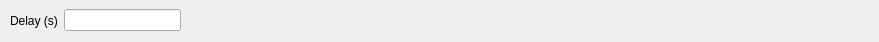
<?xml version="1.0" encoding="UTF-8"?>
<ui version="4.0">
 <class>Form</class>
 <widget class="QWidget" name="Form">
  <property name="geometry">
   <rect>
    <x>0</x>
    <y>0</y>
    <width>879</width>
    <height>42</height>
   </rect>
  </property>
  <property name="windowTitle">
   <string>Form</string>
  </property>
  <widget class="QWidget" name="horizontalLayoutWidget">
   <property name="geometry">
    <rect>
     <x>10</x>
     <y>0</y>
     <width>171</width>
     <height>41</height>
    </rect>
   </property>
   <layout class="QHBoxLayout" name="horizontalLayout">
    <item>
     <widget class="QLabel" name="label">
      <property name="text">
       <string>Delay (s)</string>
      </property>
     </widget>
    </item>
    <item>
     <widget class="QLineEdit" name="delayEdit"/>
    </item>
   </layout>
  </widget>
 </widget>
 <resources/>
 <connections/>
</ui>
